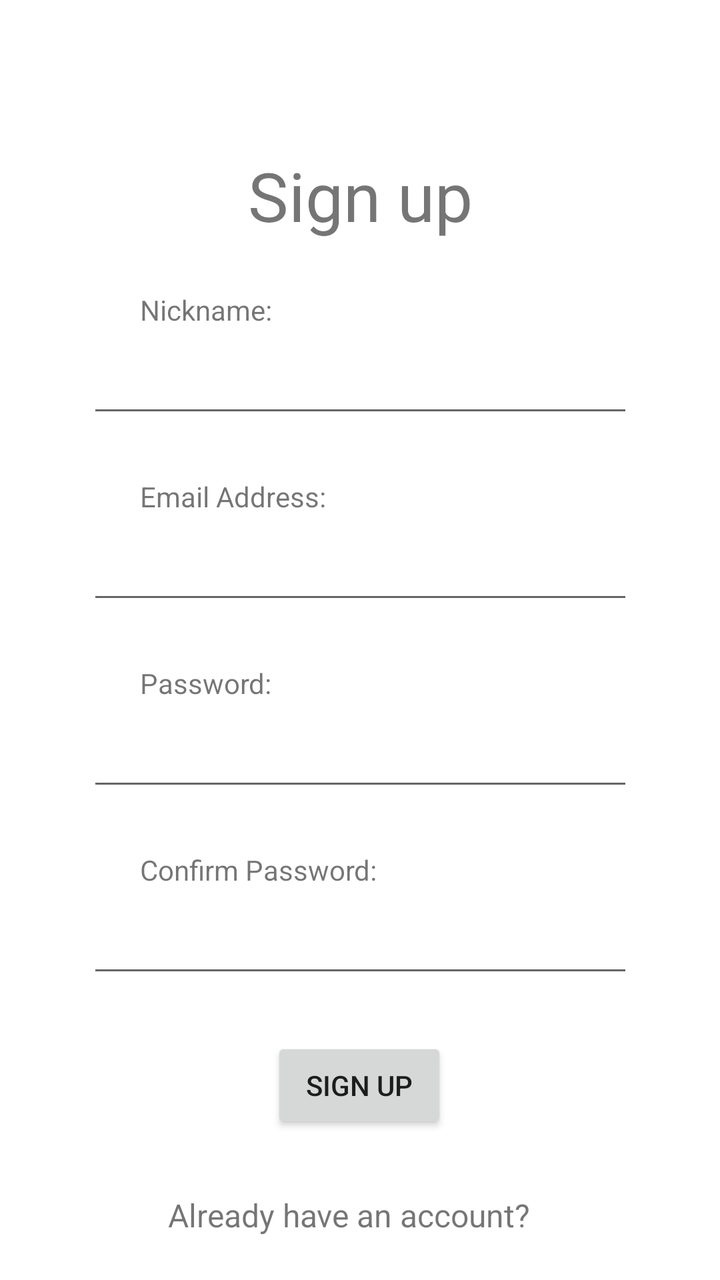
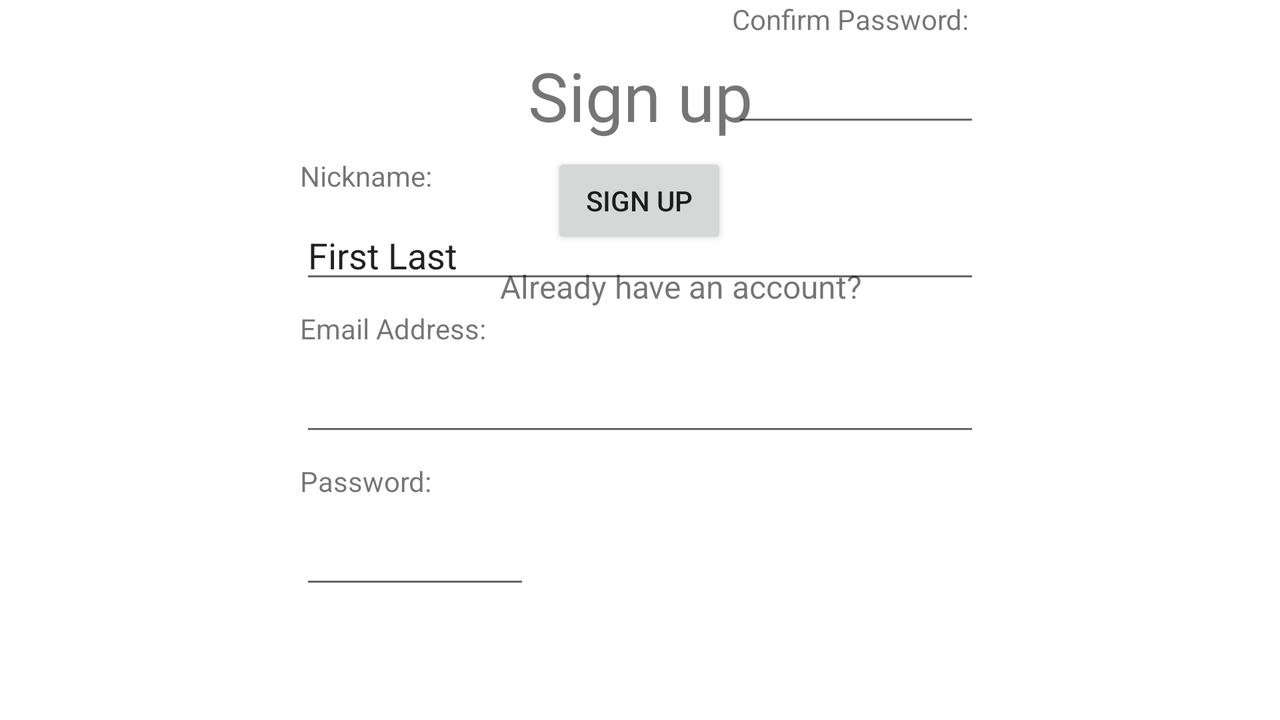

Two renders of one Android screen. The first uses the default layout on a phone; the second uses the alternative layout the repository ships for a different screen configuration, on a matching device. The two XML files are below.
<!-- AndroidManifest.xml: application theme Theme.SuperChat -->
<!-- res/layout/activity_signup.xml -->
<?xml version="1.0" encoding="utf-8"?>
<androidx.constraintlayout.widget.ConstraintLayout xmlns:android="http://schemas.android.com/apk/res/android"
    xmlns:app="http://schemas.android.com/apk/res-auto"
    xmlns:tools="http://schemas.android.com/tools"
    android:layout_width="match_parent"
    android:layout_height="match_parent"
    tools:context=".Signup">

    <TextView
        android:id="@+id/signupPageLabel"
        android:layout_width="wrap_content"
        android:layout_height="wrap_content"
        android:layout_marginStart="160dp"
        android:layout_marginTop="75dp"
        android:layout_marginEnd="160dp"
        android:text="@string/signup_page_label"
        android:textSize="34sp"
        app:layout_constraintEnd_toEndOf="parent"
        app:layout_constraintStart_toStartOf="parent"
        app:layout_constraintTop_toTopOf="parent" />

    <TextView
        android:id="@+id/nicknameLabel"
        android:layout_width="wrap_content"
        android:layout_height="wrap_content"
        android:layout_marginStart="70dp"
        android:layout_marginTop="25dp"
        android:text="@string/signup_nickname_label"
        app:layout_constraintStart_toStartOf="parent"
        app:layout_constraintTop_toBottomOf="@+id/signupPageLabel" />

    <TextView
        android:id="@+id/emailLabel"
        android:layout_width="wrap_content"
        android:layout_height="wrap_content"
        android:layout_marginStart="70dp"
        android:layout_marginTop="25dp"
        android:text="@string/signup_email_label"
        app:layout_constraintStart_toStartOf="parent"
        app:layout_constraintTop_toBottomOf="@+id/editTextTextPersonName" />

    <TextView
        android:id="@+id/signupPasswordLabel"
        android:layout_width="wrap_content"
        android:layout_height="wrap_content"
        android:layout_marginStart="70dp"
        android:layout_marginTop="25dp"
        android:text="@string/signup_password_label"
        app:layout_constraintStart_toStartOf="parent"
        app:layout_constraintTop_toBottomOf="@+id/signupEmailAddress" />

    <TextView
        android:id="@+id/signupPasswordConfirmLabel"
        android:layout_width="wrap_content"
        android:layout_height="wrap_content"
        android:layout_marginStart="70dp"
        android:layout_marginTop="25dp"
        android:text="@string/signup_passwordConfirm_label"
        app:layout_constraintStart_toStartOf="parent"
        app:layout_constraintTop_toBottomOf="@+id/editTextTextPassword2" />

    <Button
        android:id="@+id/signupButton"
        android:layout_width="wrap_content"
        android:layout_height="wrap_content"
        android:layout_marginStart="158dp"
        android:layout_marginTop="25dp"
        android:layout_marginEnd="159dp"
        android:text="@string/signup_button"
        app:layout_constraintEnd_toEndOf="parent"
        app:layout_constraintStart_toStartOf="parent"
        app:layout_constraintTop_toBottomOf="@+id/editTextTextPassword3" />

    <TextView
        android:id="@+id/signupHasAcct"
        android:layout_width="wrap_content"
        android:layout_height="wrap_content"
        android:layout_marginStart="84dp"
        android:layout_marginTop="30dp"
        android:text="@string/signup_has_account"
        android:textSize="16sp"
        app:layout_constraintStart_toStartOf="parent"
        app:layout_constraintTop_toBottomOf="@+id/signupButton" />

    <TextView
        android:id="@+id/signupLoginLink"
        android:layout_width="wrap_content"
        android:layout_height="wrap_content"
        android:layout_marginStart="4dp"
        android:layout_marginEnd="98dp"
        android:text="@string/signup_login_link"
        android:textSize="16sp"
        app:layout_constraintEnd_toEndOf="parent"
        app:layout_constraintStart_toEndOf="@+id/signupHasAcct"
        app:layout_constraintTop_toTopOf="@+id/signupHasAcct" />

    <EditText
        android:id="@+id/editTextTextPersonName"
        android:layout_width="wrap_content"
        android:layout_height="wrap_content"
        android:layout_marginTop="8dp"
        android:layout_marginEnd="70dp"
        android:ems="13"
        android:inputType="textPersonName"
        app:layout_constraintEnd_toEndOf="parent"
        app:layout_constraintStart_toStartOf="@+id/nicknameLabel"
        app:layout_constraintTop_toBottomOf="@+id/nicknameLabel" />

    <EditText
        android:id="@+id/signupEmailAddress"
        android:layout_width="wrap_content"
        android:layout_height="wrap_content"
        android:layout_marginTop="8dp"
        android:layout_marginEnd="70dp"
        android:ems="13"
        android:inputType="textEmailAddress"
        app:layout_constraintEnd_toEndOf="parent"
        app:layout_constraintStart_toStartOf="@+id/emailLabel"
        app:layout_constraintTop_toBottomOf="@+id/emailLabel" />

    <EditText
        android:id="@+id/editTextTextPassword2"
        android:layout_width="wrap_content"
        android:layout_height="wrap_content"
        android:layout_marginTop="8dp"
        android:layout_marginEnd="70dp"
        android:ems="13"
        android:inputType="textPassword"
        app:layout_constraintEnd_toEndOf="parent"
        app:layout_constraintStart_toStartOf="@+id/signupPasswordLabel"
        app:layout_constraintTop_toBottomOf="@+id/signupPasswordLabel" />

    <EditText
        android:id="@+id/editTextTextPassword3"
        android:layout_width="wrap_content"
        android:layout_height="wrap_content"
        android:layout_marginTop="8dp"
        android:layout_marginEnd="70dp"
        android:ems="13"
        android:inputType="textPassword"
        app:layout_constraintEnd_toEndOf="parent"
        app:layout_constraintStart_toStartOf="@+id/signupPasswordConfirmLabel"
        app:layout_constraintTop_toBottomOf="@+id/signupPasswordConfirmLabel" />
</androidx.constraintlayout.widget.ConstraintLayout>
<!-- resources referenced by this layout -->
<resources>
  <string name="signup_button">Sign up</string>
  <string name="signup_email_label">Email Address: </string>
  <string name="signup_has_account">Already have an account?</string>
  <string name="signup_login_link">Log in</string>
  <string name="signup_nickname_label">Nickname: </string>
  <string name="signup_page_label">Sign up</string>
  <string name="signup_passwordConfirm_label">Confirm Password: </string>
  <string name="signup_password_label">Password: </string>
  <style name="Theme.SuperChat" parent="Theme.MaterialComponents.DayNight.DarkActionBar">
          
          <item name="colorPrimary">@color/purple_500</item>
          <item name="colorPrimaryVariant">@color/purple_700</item>
          <item name="colorOnPrimary">@color/white</item>
          
          <item name="colorSecondary">@color/teal_200</item>
          <item name="colorSecondaryVariant">@color/teal_700</item>
          <item name="colorOnSecondary">@color/black</item>
          
          <item name="android:statusBarColor" tools:targetApi="l">?attr/colorPrimaryVariant</item>
          
      </style>
</resources>
<!-- res/layout-land/activity_signup.xml (the author's variant of the layout above) -->
<!-- drawn on the phone turned sideways -->
<?xml version="1.0" encoding="utf-8"?>
<androidx.constraintlayout.widget.ConstraintLayout xmlns:android="http://schemas.android.com/apk/res/android"
    xmlns:app="http://schemas.android.com/apk/res-auto"
    xmlns:tools="http://schemas.android.com/tools"
    android:layout_width="match_parent"
    android:layout_height="match_parent"
    tools:context=".Signup">

    <TextView
        android:id="@+id/signupPageLabel"
        android:layout_width="wrap_content"
        android:layout_height="wrap_content"
        android:layout_marginStart="160dp"
        android:layout_marginTop="25dp"
        android:layout_marginEnd="160dp"
        android:text="@string/signup_page_label"
        android:textSize="34sp"
        app:layout_constraintEnd_toEndOf="parent"
        app:layout_constraintStart_toStartOf="parent"
        app:layout_constraintTop_toTopOf="parent" />

    <TextView
        android:id="@+id/nicknameLabel"
        android:layout_width="wrap_content"
        android:layout_height="wrap_content"
        android:layout_marginStart="150dp"
        android:layout_marginTop="8dp"
        android:text="@string/signup_nickname_label"
        app:layout_constraintStart_toStartOf="parent"
        app:layout_constraintTop_toBottomOf="@+id/signupPageLabel" />

    <TextView
        android:id="@+id/emailLabel"
        android:layout_width="wrap_content"
        android:layout_height="wrap_content"
        android:layout_marginStart="150dp"
        android:layout_marginTop="8dp"
        android:text="@string/signup_email_label"
        app:layout_constraintStart_toStartOf="parent"
        app:layout_constraintTop_toBottomOf="@+id/editTextTextPersonName" />

    <TextView
        android:id="@+id/signupPasswordLabel"
        android:layout_width="wrap_content"
        android:layout_height="wrap_content"
        android:layout_marginStart="150dp"
        android:layout_marginTop="8dp"
        android:text="@string/signup_password_label"
        app:layout_constraintStart_toStartOf="parent"
        app:layout_constraintTop_toBottomOf="@+id/signupEmailAddress" />

    <TextView
        android:id="@+id/signupPasswordConfirmLabel"
        android:layout_width="wrap_content"
        android:layout_height="wrap_content"
        android:layout_marginStart="150dp"
        android:text="@string/signup_passwordConfirm_label"
        app:layout_constraintStart_toEndOf="@+id/signupPasswordLabel"
        tools:layout_editor_absoluteY="239dp" />

    <Button
        android:id="@+id/signupButton"
        android:layout_width="wrap_content"
        android:layout_height="wrap_content"
        android:layout_marginStart="158dp"
        android:layout_marginTop="8dp"
        android:layout_marginEnd="159dp"
        android:text="@string/signup_button"
        app:layout_constraintEnd_toEndOf="parent"
        app:layout_constraintStart_toStartOf="parent"
        app:layout_constraintTop_toBottomOf="@+id/editTextTextPassword3" />

    <TextView
        android:id="@+id/signupHasAcct"
        android:layout_width="wrap_content"
        android:layout_height="wrap_content"
        android:layout_marginStart="250dp"
        android:layout_marginTop="8dp"
        android:text="@string/signup_has_account"
        android:textSize="16sp"
        app:layout_constraintStart_toStartOf="parent"
        app:layout_constraintTop_toBottomOf="@+id/signupButton" />

    <TextView
        android:id="@+id/signupLoginLink"
        android:layout_width="0dp"
        android:layout_height="wrap_content"
        android:layout_marginStart="4dp"
        android:layout_marginEnd="250dp"
        android:text="@string/signup_login_link"
        android:textSize="16sp"
        app:layout_constraintEnd_toEndOf="parent"
        app:layout_constraintStart_toEndOf="@+id/signupHasAcct"
        app:layout_constraintTop_toTopOf="@+id/signupHasAcct" />

    <EditText
        android:id="@+id/editTextTextPersonName"
        android:layout_width="0dp"
        android:layout_height="wrap_content"
        android:layout_marginTop="8dp"
        android:layout_marginEnd="150dp"
        android:ems="13"
        android:inputType="textPersonName"
        android:text="@string/signup_nickname_placeholder"
        app:layout_constraintEnd_toEndOf="parent"
        app:layout_constraintStart_toStartOf="@+id/nicknameLabel"
        app:layout_constraintTop_toBottomOf="@+id/nicknameLabel" />

    <EditText
        android:id="@+id/signupEmailAddress"
        android:layout_width="0dp"
        android:layout_height="wrap_content"
        android:layout_marginTop="8dp"
        android:layout_marginEnd="150dp"
        android:ems="13"
        android:inputType="textEmailAddress"
        app:layout_constraintEnd_toEndOf="parent"
        app:layout_constraintStart_toStartOf="@+id/emailLabel"
        app:layout_constraintTop_toBottomOf="@+id/emailLabel" />

    <EditText
        android:id="@+id/editTextTextPassword2"
        android:layout_width="0dp"
        android:layout_height="wrap_content"
        android:layout_marginTop="8dp"
        android:layout_marginEnd="375dp"
        android:ems="13"
        android:inputType="textPassword"
        app:layout_constraintEnd_toEndOf="parent"
        app:layout_constraintStart_toStartOf="@+id/signupPasswordLabel"
        app:layout_constraintTop_toBottomOf="@+id/signupPasswordLabel" />

    <EditText
        android:id="@+id/editTextTextPassword3"
        android:layout_width="0dp"
        android:layout_height="wrap_content"
        android:layout_marginTop="8dp"
        android:layout_marginEnd="150dp"
        android:ems="13"
        android:inputType="textPassword"
        app:layout_constraintEnd_toEndOf="parent"
        app:layout_constraintStart_toStartOf="@+id/signupPasswordConfirmLabel"
        app:layout_constraintTop_toBottomOf="@+id/signupPasswordConfirmLabel" />
</androidx.constraintlayout.widget.ConstraintLayout>
<!-- resources referenced by the variant -->
<!-- as the phone turned sideways resolves them -->
<resources>
  <string name="signup_button">Sign up</string>
  <string name="signup_email_label">Email Address: </string>
  <string name="signup_has_account">Already have an account?</string>
  <string name="signup_login_link">Log in</string>
  <string name="signup_nickname_label">Nickname: </string>
  <string name="signup_nickname_placeholder">First Last</string>
  <string name="signup_page_label">Sign up</string>
  <string name="signup_passwordConfirm_label">Confirm Password: </string>
  <string name="signup_password_label">Password: </string>
  <style name="Theme.SuperChat" parent="Theme.MaterialComponents.DayNight.DarkActionBar">
          
          <item name="colorPrimary">@color/purple_500</item>
          <item name="colorPrimaryVariant">@color/purple_700</item>
          <item name="colorOnPrimary">@color/white</item>
          
          <item name="colorSecondary">@color/teal_200</item>
          <item name="colorSecondaryVariant">@color/teal_700</item>
          <item name="colorOnSecondary">@color/black</item>
          
          <item name="android:statusBarColor" tools:targetApi="l">?attr/colorPrimaryVariant</item>
          
      </style>
</resources>
